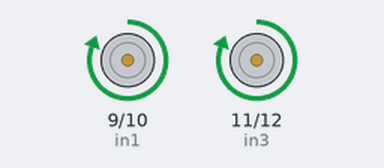
A sketch run on a simulated Arduino Uno, built with avr-gcc and run on an emulated ATmega328P. Shown: motor-driver pin pairs drawn as motors (green arrow = first pin HIGH = forward, orange = second pin HIGH = backward, longer = more drive, scaled by the enable pin).

Above: at 1.0 s.
At 2.5 s:
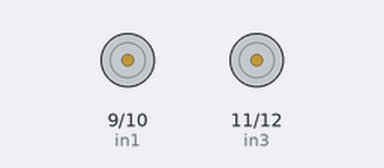
At 4.0 s:
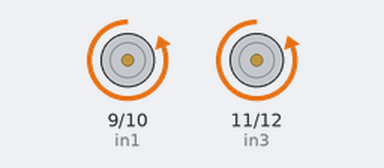
Timing chart, 0 to 7.8 s (numbered marks = the images above):
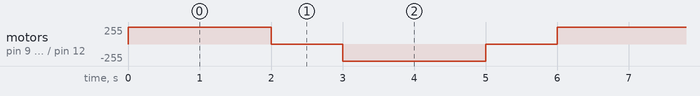

The sketch:

motor-testing.ino
```cpp
#define enb 13
#define in4 12
#define in3 11
#define in2 10
#define in1 9
#define ena 8

void setup() {
  pinMode(ena, OUTPUT);
  pinMode(enb, OUTPUT);
  pinMode(in1, OUTPUT);
  pinMode(in2, OUTPUT);
  pinMode(in3, OUTPUT);
  pinMode(in4, OUTPUT);

  // Enable motors (full speed)
  digitalWrite(ena, HIGH);
  digitalWrite(enb, HIGH);
}

// ---------- METHODS ----------
void moveForward(int timeMs) {
  digitalWrite(in1, HIGH);
  digitalWrite(in2, LOW);
  digitalWrite(in3, HIGH);
  digitalWrite(in4, LOW);
  delay(timeMs);
}

void moveBackward(int timeMs) {
  digitalWrite(in1, LOW);
  digitalWrite(in2, HIGH);
  digitalWrite(in3, LOW);
  digitalWrite(in4, HIGH);
  delay(timeMs);
}

void stopMotors(int timeMs) {
  digitalWrite(in1, LOW);
  digitalWrite(in2, LOW);
  digitalWrite(in3, LOW);
  digitalWrite(in4, LOW);
  delay(timeMs);
}

// ---------- MAIN LOOP ----------
void loop() {
  moveForward(2000);   // Forward for 2 sec
  stopMotors(1000);    // Stop for 1 sec
  moveBackward(2000);  // Backward for 2 sec
  stopMotors(1000);    // Stop for 1 sec
}
```

Measured:
- by itself, motor on pin 9 (in1) / pin 10 (in2), motor on pin 11 (in3) / pin 12 (in4): repeats every 6.0 s: stopped 1.0 s, backward 255/255 2.0 s, stopped 1.0 s, forward 255/255 2.0 s
